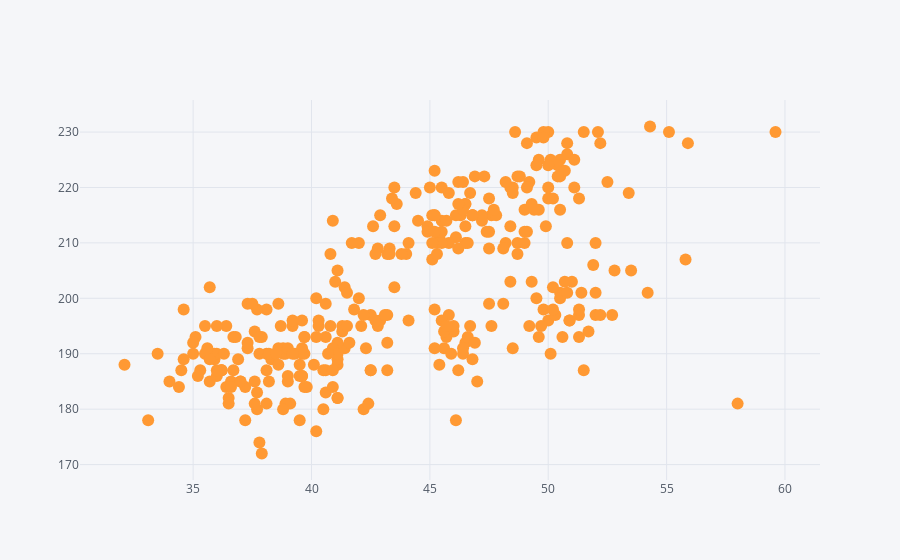

The cell this chart's notebook holds for it:
### Markdown cell above
### df.iplot
* 필요한 라이브러리
* import chart_studio.ploty as py
* import cufflinks as cf
* cf.go_offline(connected=True)
* 처음 써보는 라이브러리
* 참고 링크 : https://nyamin9.github.io/pandas_visual/iplot/

### Code cell
df.iplot(kind='scatter', x='bill_length_mm', y='flipper_length_mm', mode='markers')

### Figure 1 — Plotly figure (JSON) as saved in the notebook; plotly's stock layout.template omitted (floating-point values rounded to 4 significant figures; data arrays with more than 128 entries replaced by an {"elided": "..."} marker saying what was removed)
{"data": [{"line": {"color": "rgba(255, 153, 51, 1.0)", "dash": "solid", "shape": "linear", "width": 1.3}, "marker": {"size": 12, "symbol": "circle"}, "mode": "markers", "name": "flipper_length_mm", "text": "", "type": "scatter", "x": {"elided": "333 float values"}, "y": {"elided": "333 int values"}}], "layout": {"legend": {"bgcolor": "#F5F6F9", "font": {"color": "#4D5663"}}, "paper_bgcolor": "#F5F6F9", "plot_bgcolor": "#F5F6F9", "title": {"font": {"color": "#4D5663"}}, "xaxis": {"gridcolor": "#E1E5ED", "showgrid": true, "tickfont": {"color": "#4D5663"}, "title": {"font": {"color": "#4D5663"}, "text": ""}, "zerolinecolor": "#E1E5ED"}, "yaxis": {"gridcolor": "#E1E5ED", "showgrid": true, "tickfont": {"color": "#4D5663"}, "title": {"font": {"color": "#4D5663"}, "text": ""}, "zerolinecolor": "#E1E5ED"}}}
